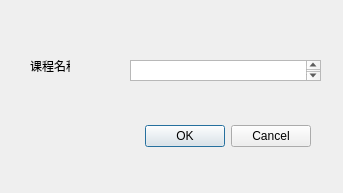
<?xml version="1.0" encoding="UTF-8"?>
<ui version="4.0">
 <class>course_student</class>
 <widget class="QDialog" name="course_student">
  <property name="geometry">
   <rect>
    <x>0</x>
    <y>0</y>
    <width>343</width>
    <height>193</height>
   </rect>
  </property>
  <property name="windowTitle">
   <string>特定课程的学生</string>
  </property>
  <widget class="QDialogButtonBox" name="buttonBox">
   <property name="geometry">
    <rect>
     <x>-30</x>
     <y>120</y>
     <width>341</width>
     <height>32</height>
    </rect>
   </property>
   <property name="orientation">
    <enum>Qt::Orientation::Horizontal</enum>
   </property>
   <property name="standardButtons">
    <set>QDialogButtonBox::StandardButton::Cancel|QDialogButtonBox::StandardButton::Ok</set>
   </property>
  </widget>
  <widget class="QTextEdit" name="textEdit_course_name">
   <property name="geometry">
    <rect>
     <x>130</x>
     <y>60</y>
     <width>191</width>
     <height>21</height>
    </rect>
   </property>
  </widget>
  <widget class="QLabel" name="labelcourse_name">
   <property name="geometry">
    <rect>
     <x>30</x>
     <y>60</y>
     <width>40</width>
     <height>12</height>
    </rect>
   </property>
   <property name="text">
    <string>课程名称</string>
   </property>
  </widget>
 </widget>
 <resources/>
 <connections>
  <connection>
   <sender>buttonBox</sender>
   <signal>accepted()</signal>
   <receiver>course_student</receiver>
   <slot>accept()</slot>
   <hints>
    <hint type="sourcelabel">
     <x>248</x>
     <y>254</y>
    </hint>
    <hint type="destinationlabel">
     <x>157</x>
     <y>274</y>
    </hint>
   </hints>
  </connection>
  <connection>
   <sender>buttonBox</sender>
   <signal>rejected()</signal>
   <receiver>course_student</receiver>
   <slot>reject()</slot>
   <hints>
    <hint type="sourcelabel">
     <x>316</x>
     <y>260</y>
    </hint>
    <hint type="destinationlabel">
     <x>286</x>
     <y>274</y>
    </hint>
   </hints>
  </connection>
 </connections>
</ui>
